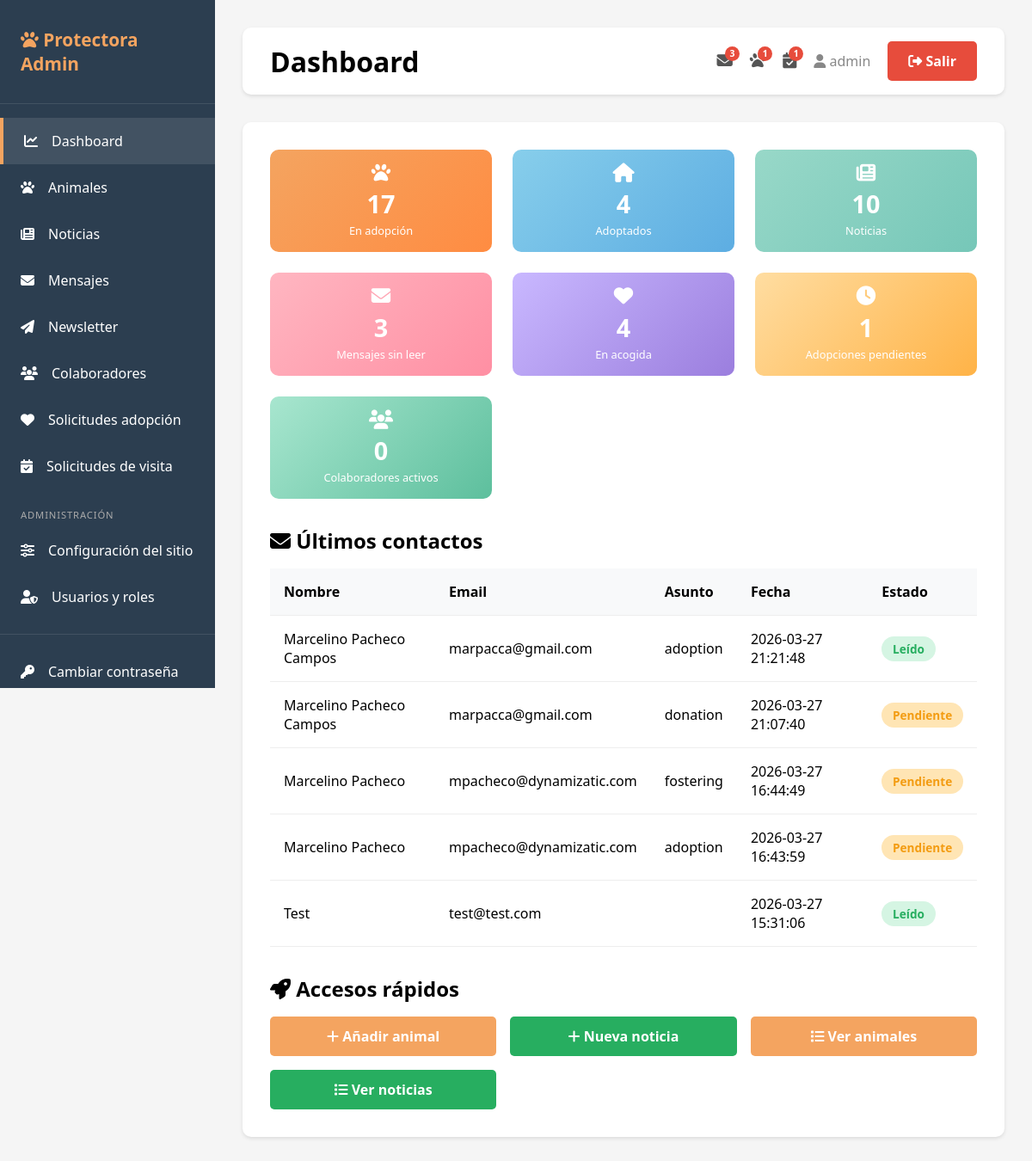
The page /admin/dashboard (signed in) on the database its author committed.
### tables this page shows
CREATE TABLE contacts (
                id INTEGER PRIMARY KEY AUTOINCREMENT,
                name TEXT NOT NULL,
                email TEXT NOT NULL,
                phone TEXT,
                subject TEXT,
                message TEXT,
                read BOOLEAN DEFAULT 0,
                created_at TIMESTAMP DEFAULT CURRENT_TIMESTAMP
            );

### app.py (the view)
@app.route('/admin')
@app.route('/admin/dashboard')
@login_required
def dashboard():
    db = get_db()
    stats = {
        'total_animals': db.execute('SELECT COUNT(*) as count FROM animals WHERE status = "adoption"').fetchone()['count'],
        'total_adopted': db.execute('SELECT COUNT(*) as count FROM animals WHERE status = "adopted"').fetchone()['count'],
        'total_news':    db.execute('SELECT COUNT(*) as count FROM news').fetchone()['count'],
        'unread_contacts': db.execute('SELECT COUNT(*) as count FROM contacts WHERE read = 0').fetchone()['count'],
    }
    try:
        stats['total_foster']    = db.execute('SELECT COUNT(*) as c FROM animals WHERE status = "foster"').fetchone()['c']
        stats['pending_adopt']   = db.execute("SELECT COUNT(*) as c FROM adoption_requests WHERE status = 'pendiente'").fetchone()['c']
        stats['active_collabs']  = db.execute("SELECT COUNT(*) as c FROM collaborators WHERE status = 'activo'").fetchone()['c']
    except Exception:
        stats['total_foster']   = 0
        stats['pending_adopt']  = 0
        stats['active_collabs'] = 0
    rows = db.execute('SELECT status, COUNT(*) as c FROM animals GROUP BY status').fetchall()
    animals_by_status = {r['status']: r['c'] for r in rows}
    rows = db.execute(
        "SELECT strftime('%Y-%m', created_at) as mes, COUNT(*) as c "
        "FROM contacts "
        "GROUP BY strftime('%Y-%m', created_at) "
        "ORDER BY mes DESC LIMIT 6"
    ).fetchall()
    contacts_by_month = [{'mes': r['mes'], 'c': r['c']} for r in reversed(rows)]
    try:
        rows = db.execute('SELECT type, COUNT(*) as c FROM collaborators GROUP BY type').fetchall()
        collabs_by_type = {r['type']: r['c'] for r in rows}
    except Exception:
        collabs_by_type = {}
    recent_contacts = db.execute('SELECT * FROM contacts ORDER BY created_at DESC LIMIT 5').fetchall()
    return render_template(
        'dashboard.html',
        stats=stats,
        contacts=recent_contacts,
        animals_by_status=animals_by_status,
        contacts_by_month=contacts_by_month,
        collabs_by_type=collabs_by_type,
    )

### app.py (called while the page is built)
def get_db():
    if USE_POSTGRES:
        conn = psycopg2.connect(DATABASE_URL)
        conn.cursor_factory = psycopg2.extras.RealDictCursor
        return DatabaseWrapper(conn, is_postgres=True)
    else:
        conn = sqlite3.connect(DATABASE)
        conn.row_factory = sqlite3.Row
        return DatabaseWrapper(conn, is_postgres=False)

def login_required(f):
    @wraps(f)
    def decorated_function(*args, **kwargs):
        if 'user_id' not in session:
            return redirect(url_for('login'))
        return f(*args, **kwargs)
    return decorated_function

    def execute(self, query, params=None):
        if self._is_postgres and '?' in query:
            query = query.replace('?', '%s')
        cursor = self._conn.cursor()
        if params:
            cursor.execute(query, params)
        else:
            cursor.execute(query)
        return cursor

### templates/dashboard.html (shortened to what this page needs)
{% extends "base.html" %}
{% block page_title %}Dashboard{% endblock %}
{% block content %}
<div class="stats-grid">
    <a href="{{ url_for('list_animals') }}?status=adoption" class="stat-card stat-card-link" style="background: linear-gradient(135deg, #F4A460, #FF8C42); padding: 1rem;">
        <i class="fas fa-paw" style="font-size: 1.4rem; margin-bottom: 0.3rem;"></i>
        <h3 style="font-size: 1.8rem; margin-bottom: 0.2rem;">{{ stats.total_animals }}</h3>
        <p style="font-size: 0.8rem; margin: 0;">En adopción</p>
    </a>
    <a href="{{ url_for('list_animals') }}?status=adopted" class="stat-card stat-card-link" style="background: linear-gradient(135deg, #87CEEB, #5DADE2); padding: 1rem;">
        <i class="fas fa-home" style="font-size: 1.4rem; margin-bottom: 0.3rem;"></i>
        <h3 style="font-size: 1.8rem; margin-bottom: 0.2rem;">{{ stats.total_adopted }}</h3>
        <p style="font-size: 0.8rem; margin: 0;">Adoptados</p>
    </a>
    <a href="{{ url_for('list_news') }}" class="stat-card stat-card-link" style="background: linear-gradient(135deg, #98D8C8, #76C7B8); padding: 1rem;">
        <i class="fas fa-newspaper" style="font-size: 1.4rem; margin-bottom: 0.3rem;"></i>
        <h3 style="font-size: 1.8rem; margin-bottom: 0.2rem;">{{ stats.total_news }}</h3>
        <p style="font-size: 0.8rem; margin: 0;">Noticias</p>
    </a>
    <a href="{{ url_for('list_contacts') }}" class="stat-card stat-card-link" style="background: linear-gradient(135deg, #FFB6C1, #FF8FA3); padding: 1rem;">
        <i class="fas fa-envelope" style="font-size: 1.4rem; margin-bottom: 0.3rem;"></i>
        <h3 style="font-size: 1.8rem; margin-bottom: 0.2rem;">{{ stats.unread_contacts }}</h3>
        <p style="font-size: 0.8rem; margin: 0;">Mensajes sin leer</p>
    </a>
    <a href="{{ url_for('list_animals') }}?status=foster" class="stat-card stat-card-link" style="background: linear-gradient(135deg, #C9B8FF, #9B7EDE); padding: 1rem;">
        <i class="fas fa-heart" style="font-size: 1.4rem; margin-bottom: 0.3rem;"></i>
        <h3 style="font-size: 1.8rem; margin-bottom: 0.2rem;">{{ stats.total_foster }}</h3>
        <p style="font-size: 0.8rem; margin: 0;">En acogida</p>
    </a>
    <a href="{{ url_for('list_adoptions') }}" class="stat-card stat-card-link" style="background: linear-gradient(135deg, #FFDDA1, #FFB347); padding: 1rem;">
        <i class="fas fa-clock" style="font-size: 1.4rem; margin-bottom: 0.3rem;"></i>
        <h3 style="font-size: 1.8rem; margin-bottom: 0.2rem;">{{ stats.pending_adopt }}</h3>
        <p style="font-size: 0.8rem; margin: 0;">Adopciones pendientes</p>
    </a>
    <a href="{{ url_for('list_collaborators') }}" class="stat-card stat-card-link" style="background: linear-gradient(135deg, #A8E6CF, #5DBF9D); padding: 1rem;">
        <i class="fas fa-users" style="font-size: 1.4rem; margin-bottom: 0.3rem;"></i>
        <h3 style="font-size: 1.8rem; margin-bottom: 0.2rem;">{{ stats.active_collabs }}</h3>
        <p style="font-size: 0.8rem; margin: 0;">Colaboradores activos</p>
    </a>
</div>
<h2 style="margin-bottom: 1rem;">
    <i class="fas fa-envelope"></i> Últimos contactos
</h2>
{% if contacts %}
<table class="table">
    <thead>
        <tr>
            <th>Nombre</th>
            <th>Email</th>
            <th>Asunto</th>
            <th>Fecha</th>
            <th>Estado</th>
        </tr>
    </thead>
    <tbody>
        {% for contact in contacts %}
        <tr>
            <td>{{ contact.name }}</td>
            <td>{{ contact.email }}</td>
            <td>{{ contact.subject }}</td>
            <td>{{ contact.created_at }}</td>
            <td>
                {% if contact.read %}
                <span class="badge badge-success">Leído</span>
                {% else %}
                <span class="badge badge-warning">Pendiente</span>
                {% endif %}
            </td>
        </tr>
        {% endfor %}
    </tbody>
</table>
{% else %}
<p style="text-align: center; color: #666; padding: 2rem;">No hay mensajes recientes</p>
{% endif %}
<div style="margin-top: 2rem;">
    <h2 style="margin-bottom: 1rem;">
        <i class="fas fa-rocket"></i> Accesos rápidos
    </h2>
    <div style="display: grid; grid-template-columns: repeat(auto-fit, minmax(200px, 1fr)); gap: 1rem;">
        <a href="{{ url_for('new_animal') }}" class="btn btn-primary" style="text-align: center;">
            <i class="fas fa-plus"></i> Añadir animal
        </a>
        <a href="{{ url_for('new_news') }}" class="btn btn-success" style="text-align: center;">
            <i class="fas fa-plus"></i> Nueva noticia
        </a>
        <a href="{{ url_for('list_animals') }}" class="btn btn-primary" style="text-align: center;">
            <i class="fas fa-list"></i> Ver animales
        </a>
        <a href="{{ url_for('list_news') }}" class="btn btn-success" style="text-align: center;">
            <i class="fas fa-list"></i> Ver noticias
        </a>
    </div>
</div>
{% endblock %}

### templates/base.html (style rules this page uses)
* { margin: 0; padding: 0; box-sizing: border-box; }
body { font-family: 'Segoe UI', Tahoma, Geneva, Verdana, sans-serif; background: #f5f5f5; }
.btn { padding: 0.75rem 1.5rem; border: none; border-radius: 5px; cursor: pointer; font-weight: 600; transition: all 0.3s; text-decoration: none; display: inline-block; }
.btn-primary { background: #F4A460; color: white; }
.btn-success { background: #27AE60; color: white; }
.stats-grid { display: grid; grid-template-columns: repeat(auto-fit, minmax(200px, 1fr)); gap: 1.5rem; margin-bottom: 2rem; }
.stat-card { background: linear-gradient(135deg, #F4A460, #FF8C42); color: white; padding: 1rem; border-radius: 10px; text-align: center; }
.stat-card h3 { font-size: 1.8rem; margin-bottom: 0.2rem; }
.stat-card p { font-size: 0.8rem; margin: 0; }
a.stat-card-link { display: block; text-decoration: none; color: white; cursor: pointer; transition: transform 0.15s ease, box-shadow 0.15s ease; }
.stat-card h3 { font-size: 2.5rem; margin-bottom: 0.5rem; }
.table { width: 100%; border-collapse: collapse; margin-top: 1rem; }
.table th, .table td { padding: 1rem; text-align: left; border-bottom: 1px solid #eee; }
.table th { background: #f8f9fa; font-weight: 600; }
.badge { padding: 0.3rem 0.8rem; border-radius: 15px; font-size: 0.85rem; font-weight: 600; }
.badge-success { background: #D5F5E3; color: #27AE60; }
.badge-warning { background: #FFE5B4; color: #F39C12; }

### rows shown on the page
contacts: name "Marcelino Pacheco Campos", email "marpacca@gmail.com", subject "adoption", created_at "2026-03-27 21:21:48", read "Leído"
contacts: name "Marcelino Pacheco Campos", email "marpacca@gmail.com", subject "donation", created_at "2026-03-27 21:07:40", read "Pendiente"
contacts: name "Marcelino Pacheco", email "mpacheco@dynamizatic.com", subject "fostering", created_at "2026-03-27 16:44:49", read "Pendiente"
contacts: name "Marcelino Pacheco", email "mpacheco@dynamizatic.com", subject "adoption", created_at "2026-03-27 16:43:59", read "Pendiente"
contacts: name "Test", email "test@test.com", created_at "2026-03-27 15:31:06", read "Leído"

### other values the page prints
{{ nav_unread_contacts if nav_unread_contacts <= 99 else '99+' }} "3"
{{ nav_pending_adoptions if nav_pending_adoptions <= 99 else '99+' }} "1"
{{ nav_pending_visits if nav_pending_visits <= 99 else '99+' }} "1"
{{ session.username }} "admin"
{{ stats.total_animals }} "17"
{{ stats.total_adopted }} "4"
{{ stats.total_news }} "10"
{{ stats.unread_contacts }} "3"
{{ stats.total_foster }} "4"
{{ stats.pending_adopt }} "1"
{{ stats.active_collabs }} "0"
